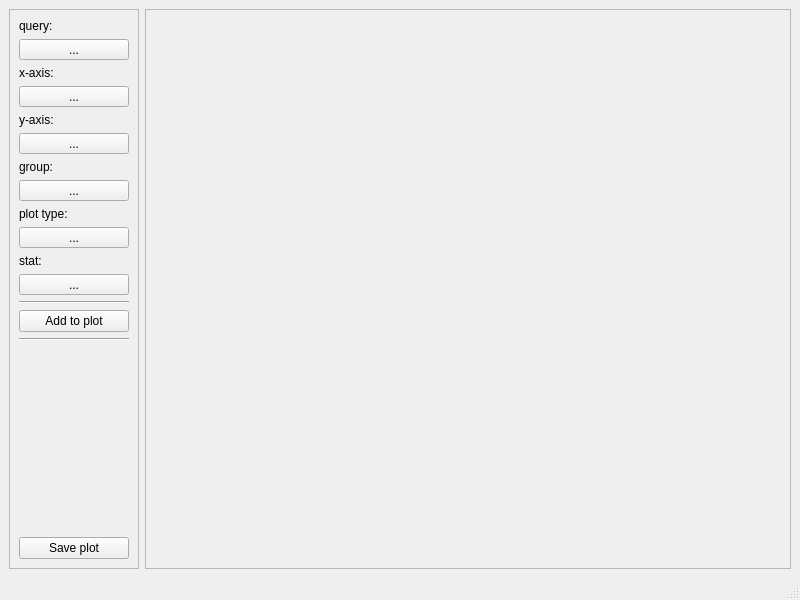
<?xml version="1.0" encoding="UTF-8"?>
<ui version="4.0">
 <class>MainWindow</class>
 <widget class="QMainWindow" name="MainWindow">
  <property name="geometry">
   <rect>
    <x>0</x>
    <y>0</y>
    <width>800</width>
    <height>600</height>
   </rect>
  </property>
  <property name="windowTitle">
   <string>MainWindow</string>
  </property>
  <widget class="QWidget" name="centralwidget">
   <layout class="QHBoxLayout" name="horizontalLayout">
    <item>
     <widget class="QFrame" name="frame_11">
      <property name="frameShape">
       <enum>QFrame::StyledPanel</enum>
      </property>
      <property name="frameShadow">
       <enum>QFrame::Raised</enum>
      </property>
      <layout class="QVBoxLayout" name="verticalLayout_11">
       <property name="spacing">
        <number>6</number>
       </property>
       <property name="leftMargin">
        <number>9</number>
       </property>
       <property name="topMargin">
        <number>9</number>
       </property>
       <property name="rightMargin">
        <number>9</number>
       </property>
       <property name="bottomMargin">
        <number>9</number>
       </property>
       <item>
        <widget class="QWidget" name="widget_3" native="true">
         <layout class="QVBoxLayout" name="verticalLayout">
          <property name="leftMargin">
           <number>0</number>
          </property>
          <property name="topMargin">
           <number>0</number>
          </property>
          <property name="rightMargin">
           <number>0</number>
          </property>
          <property name="bottomMargin">
           <number>0</number>
          </property>
          <item>
           <widget class="QLabel" name="label_23">
            <property name="sizePolicy">
             <sizepolicy hsizetype="Fixed" vsizetype="Fixed">
              <horstretch>0</horstretch>
              <verstretch>0</verstretch>
             </sizepolicy>
            </property>
            <property name="text">
             <string>query:</string>
            </property>
           </widget>
          </item>
          <item>
           <widget class="QToolButton" name="plot_query">
            <property name="sizePolicy">
             <sizepolicy hsizetype="Maximum" vsizetype="Fixed">
              <horstretch>0</horstretch>
              <verstretch>0</verstretch>
             </sizepolicy>
            </property>
            <property name="minimumSize">
             <size>
              <width>110</width>
              <height>0</height>
             </size>
            </property>
            <property name="text">
             <string>...</string>
            </property>
           </widget>
          </item>
          <item>
           <widget class="QLabel" name="label_24">
            <property name="sizePolicy">
             <sizepolicy hsizetype="Preferred" vsizetype="Fixed">
              <horstretch>0</horstretch>
              <verstretch>0</verstretch>
             </sizepolicy>
            </property>
            <property name="text">
             <string>x-axis:</string>
            </property>
           </widget>
          </item>
          <item>
           <widget class="QToolButton" name="plot_x">
            <property name="sizePolicy">
             <sizepolicy hsizetype="Ignored" vsizetype="Fixed">
              <horstretch>0</horstretch>
              <verstretch>0</verstretch>
             </sizepolicy>
            </property>
            <property name="text">
             <string>...</string>
            </property>
           </widget>
          </item>
          <item>
           <widget class="QLabel" name="label_21">
            <property name="sizePolicy">
             <sizepolicy hsizetype="Preferred" vsizetype="Fixed">
              <horstretch>0</horstretch>
              <verstretch>0</verstretch>
             </sizepolicy>
            </property>
            <property name="text">
             <string>y-axis:</string>
            </property>
           </widget>
          </item>
          <item>
           <widget class="QToolButton" name="plot_y">
            <property name="sizePolicy">
             <sizepolicy hsizetype="Ignored" vsizetype="Fixed">
              <horstretch>0</horstretch>
              <verstretch>0</verstretch>
             </sizepolicy>
            </property>
            <property name="text">
             <string>...</string>
            </property>
           </widget>
          </item>
          <item>
           <widget class="QLabel" name="label_25">
            <property name="text">
             <string>group:</string>
            </property>
           </widget>
          </item>
          <item>
           <widget class="QToolButton" name="plot_group">
            <property name="sizePolicy">
             <sizepolicy hsizetype="Ignored" vsizetype="Fixed">
              <horstretch>0</horstretch>
              <verstretch>0</verstretch>
             </sizepolicy>
            </property>
            <property name="text">
             <string>...</string>
            </property>
           </widget>
          </item>
          <item>
           <widget class="QLabel" name="label_20">
            <property name="sizePolicy">
             <sizepolicy hsizetype="Preferred" vsizetype="Fixed">
              <horstretch>0</horstretch>
              <verstretch>0</verstretch>
             </sizepolicy>
            </property>
            <property name="text">
             <string>plot type:</string>
            </property>
           </widget>
          </item>
          <item>
           <widget class="QToolButton" name="plot_type">
            <property name="sizePolicy">
             <sizepolicy hsizetype="Ignored" vsizetype="Fixed">
              <horstretch>0</horstretch>
              <verstretch>0</verstretch>
             </sizepolicy>
            </property>
            <property name="text">
             <string>...</string>
            </property>
           </widget>
          </item>
          <item>
           <widget class="QLabel" name="label_22">
            <property name="sizePolicy">
             <sizepolicy hsizetype="Preferred" vsizetype="Fixed">
              <horstretch>0</horstretch>
              <verstretch>0</verstretch>
             </sizepolicy>
            </property>
            <property name="text">
             <string>stat:</string>
            </property>
           </widget>
          </item>
          <item>
           <widget class="QToolButton" name="plot_stat">
            <property name="sizePolicy">
             <sizepolicy hsizetype="Ignored" vsizetype="Fixed">
              <horstretch>0</horstretch>
              <verstretch>0</verstretch>
             </sizepolicy>
            </property>
            <property name="text">
             <string>...</string>
            </property>
           </widget>
          </item>
         </layout>
        </widget>
       </item>
       <item>
        <widget class="Line" name="line">
         <property name="orientation">
          <enum>Qt::Horizontal</enum>
         </property>
        </widget>
       </item>
       <item>
        <widget class="QPushButton" name="add_plot_button">
         <property name="text">
          <string>Add to plot</string>
         </property>
        </widget>
       </item>
       <item>
        <widget class="Line" name="line_2">
         <property name="orientation">
          <enum>Qt::Horizontal</enum>
         </property>
        </widget>
       </item>
       <item>
        <spacer name="verticalSpacer">
         <property name="orientation">
          <enum>Qt::Vertical</enum>
         </property>
         <property name="sizeHint" stdset="0">
          <size>
           <width>20</width>
           <height>40</height>
          </size>
         </property>
        </spacer>
       </item>
       <item>
        <widget class="QPushButton" name="save_plot_button">
         <property name="text">
          <string>Save plot</string>
         </property>
        </widget>
       </item>
      </layout>
     </widget>
    </item>
    <item>
     <widget class="QFrame" name="plot_frame">
      <property name="sizePolicy">
       <sizepolicy hsizetype="Expanding" vsizetype="Expanding">
        <horstretch>0</horstretch>
        <verstretch>0</verstretch>
       </sizepolicy>
      </property>
      <property name="frameShape">
       <enum>QFrame::StyledPanel</enum>
      </property>
      <property name="frameShadow">
       <enum>QFrame::Raised</enum>
      </property>
     </widget>
    </item>
   </layout>
  </widget>
  <widget class="QMenuBar" name="menubar">
   <property name="geometry">
    <rect>
     <x>0</x>
     <y>0</y>
     <width>800</width>
     <height>22</height>
    </rect>
   </property>
  </widget>
  <widget class="QStatusBar" name="statusbar"/>
 </widget>
 <resources/>
 <connections/>
</ui>
